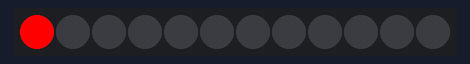
A sketch run on a simulated Arduino Uno, built with avr-gcc and run on an emulated ATmega328P. On the bench: 12 RGB LEDs in strip order, left to right.

Above: at 0.05 s.
At 0.76 s:
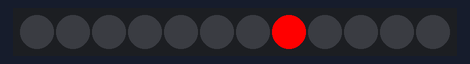
At 1.16 s:
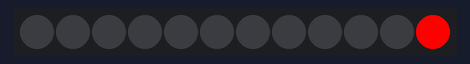
At 1.57 s:
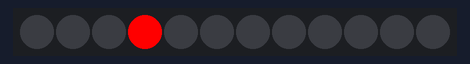

The sketch:

sketch_nov7c.ino
```cpp
#include <Adafruit_NeoPixel.h>

#define LED_PIN 15      // DATA 핀이 연결된 GPIO 핀
#define NUM_LEDS 12     // LED의 개수 설정

Adafruit_NeoPixel strip = Adafruit_NeoPixel(NUM_LEDS, LED_PIN, NEO_GRBW + NEO_KHZ800);

void setup() {
  strip.begin();
  strip.show(); // LED 초기화
}

void loop() {
  for(int i=0; i < NUM_LEDS; i++) {
    strip.setPixelColor(i, strip.Color(255, 0, 0, 0)); // 빨간색
    strip.show();
    delay(100);
    strip.setPixelColor(i, strip.Color(0, 0, 0, 0)); // 꺼짐
    strip.show();
  }
}
```

Measured:
- by itself, everything shown: repeats every 1.2 s, in 12 steps
